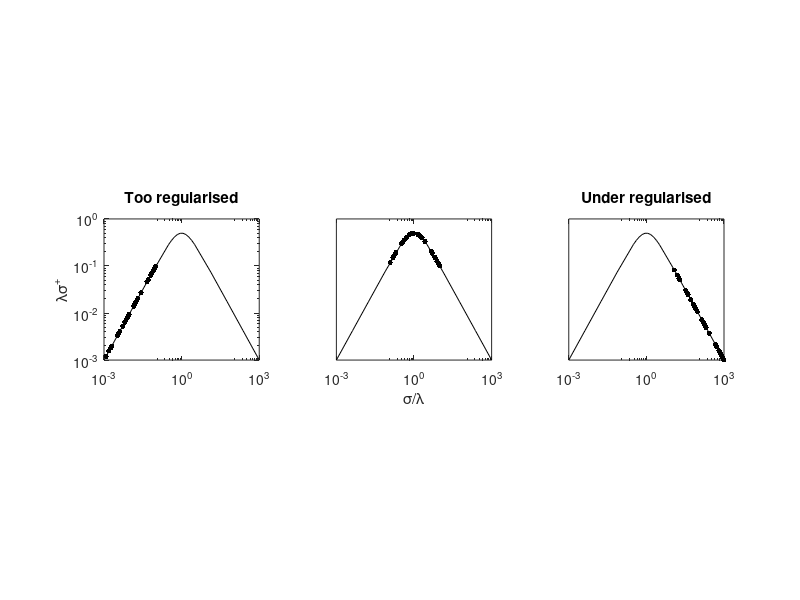

Source code (MATLAB): (Note: this script raises an error after producing the figure.)
s = [logspace(-3,-0.5,5) logspace(-0.5,0.5,10) logspace(0.5,3,5)];
a = exp(log(10)*(2*rand(30,1)-3));

figure
set(gcf, 'DefaultLineMarkerSize', 12, ...
    'DefaultAxesPlotBoxAspectRatio', [1.1 1 1], ...
    'DefaultAxesXTick', 10.^[-3 0 3])
for i=1:3
    subplot(1,3,i)
    loglog(s, s./(s.^2+1), '-k', a, a./(a.^2+1), '.k')
    axis([1e-3 1e3 1e-3 1])
    if i==2; xlabel('\sigma/\lambda'); end
    if i==1
        title('Too regularised')
        ylabel('\lambda\sigma^+')
    end
    if i==3 title('Under regularised'); end
    if i>1; set(gca, 'YTick', []); end
    a = 100*a;
end

saveTightFigure tysv.pdf